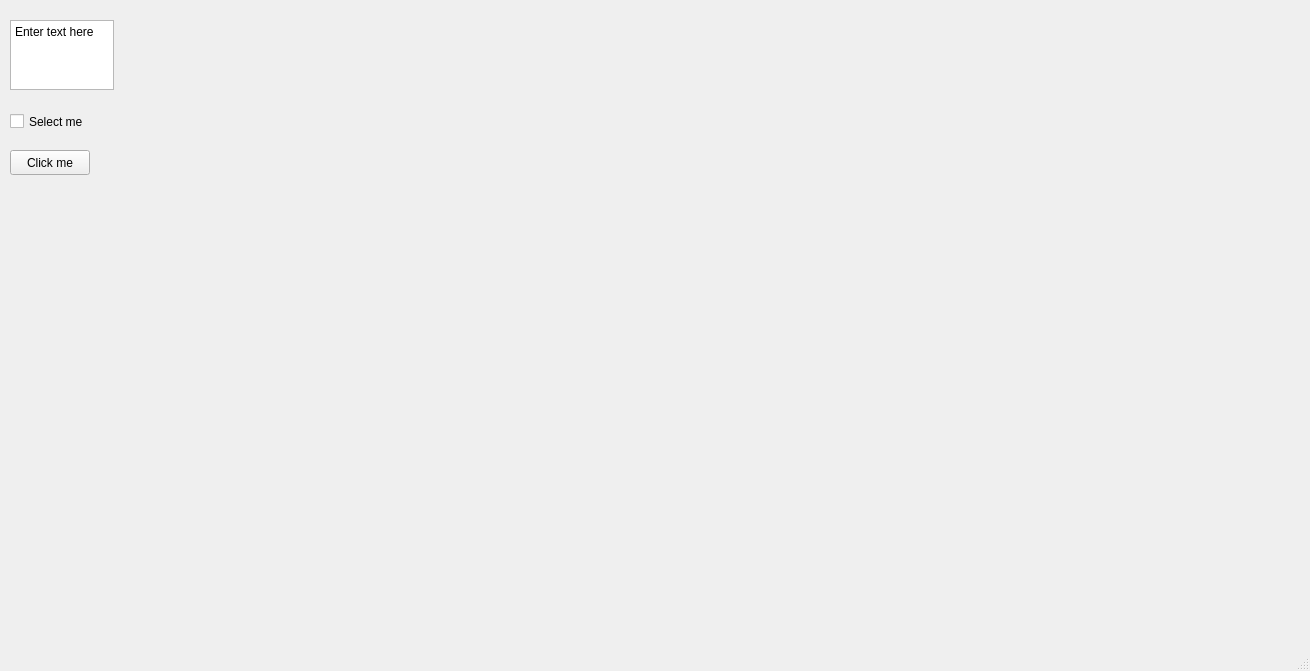
<?xml version="1.0" encoding="UTF-8"?>
<ui version="4.0">
 <class>MainWindow</class>
 <widget class="QMainWindow" name="MainWindow">
  <property name="geometry">
   <rect>
    <x>0</x>
    <y>0</y>
    <width>1310</width>
    <height>671</height>
   </rect>
  </property>
  <property name="windowTitle">
   <string>MainWindow</string>
  </property>
  <widget class="QWidget" name="centralwidget">
   <widget class="QTextEdit" name="textEdit">
    <property name="geometry">
     <rect>
      <x>10</x>
      <y>20</y>
      <width>104</width>
      <height>70</height>
     </rect>
    </property>
    <property name="html">
     <string>&lt;!DOCTYPE HTML PUBLIC &quot;-//W3C//DTD HTML 4.0//EN&quot; &quot;http://www.w3.org/TR/REC-html40/strict.dtd&quot;&gt;
&lt;html&gt;&lt;head&gt;&lt;meta name=&quot;qrichtext&quot; content=&quot;1&quot; /&gt;&lt;meta charset=&quot;utf-8&quot; /&gt;&lt;style type=&quot;text/css&quot;&gt;
p, li { white-space: pre-wrap; }
hr { height: 1px; border-width: 0; }
li.unchecked::marker { content: &quot;\2610&quot;; }
li.checked::marker { content: &quot;\2612&quot;; }
&lt;/style&gt;&lt;/head&gt;&lt;body style=&quot; font-family:'Sans Serif'; font-size:9pt; font-weight:400; font-style:normal;&quot;&gt;
&lt;p style=&quot; margin-top:0px; margin-bottom:0px; margin-left:0px; margin-right:0px; -qt-block-indent:0; text-indent:0px;&quot;&gt;Enter text here&lt;/p&gt;
&lt;p style=&quot;-qt-paragraph-type:empty; margin-top:0px; margin-bottom:0px; margin-left:0px; margin-right:0px; -qt-block-indent:0; text-indent:0px;&quot;&gt;&lt;br /&gt;&lt;/p&gt;&lt;/body&gt;&lt;/html&gt;</string>
    </property>
   </widget>
   <widget class="QCheckBox" name="checkBox">
    <property name="geometry">
     <rect>
      <x>10</x>
      <y>110</y>
      <width>82</width>
      <height>23</height>
     </rect>
    </property>
    <property name="text">
     <string>Select me</string>
    </property>
   </widget>
   <widget class="QPushButton" name="pushButton">
    <property name="geometry">
     <rect>
      <x>10</x>
      <y>150</y>
      <width>80</width>
      <height>25</height>
     </rect>
    </property>
    <property name="text">
     <string>Click me</string>
    </property>
   </widget>
  </widget>
  <widget class="QMenuBar" name="menubar">
   <property name="geometry">
    <rect>
     <x>0</x>
     <y>0</y>
     <width>1310</width>
     <height>22</height>
    </rect>
   </property>
  </widget>
  <widget class="QStatusBar" name="statusbar"/>
 </widget>
 <resources/>
 <connections/>
</ui>
